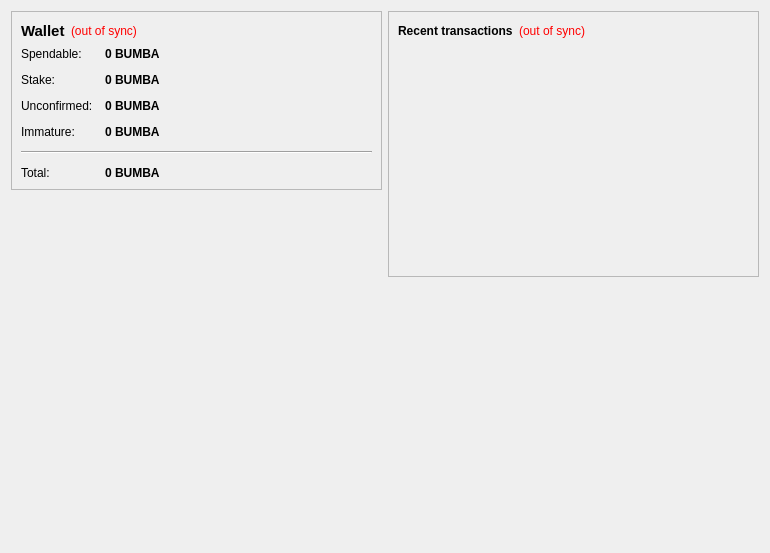
<?xml version="1.0" encoding="UTF-8"?>
<ui version="4.0">
 <class>OverviewPage</class>
 <widget class="QWidget" name="OverviewPage">
  <property name="geometry">
   <rect>
    <x>0</x>
    <y>0</y>
    <width>770</width>
    <height>553</height>
   </rect>
  </property>
  <property name="windowTitle">
   <string>Form</string>
  </property>
  <layout class="QHBoxLayout" name="horizontalLayout" stretch="1,1">
   <item>
    <layout class="QVBoxLayout" name="verticalLayout_2">
     <item>
      <widget class="QFrame" name="frame">
       <property name="frameShape">
        <enum>QFrame::StyledPanel</enum>
       </property>
       <property name="frameShadow">
        <enum>QFrame::Raised</enum>
       </property>
       <layout class="QVBoxLayout" name="verticalLayout_4">
        <item>
         <layout class="QHBoxLayout" name="horizontalLayout_4">
          <item>
           <widget class="QLabel" name="label_5">
            <property name="font">
             <font>
              <pointsize>11</pointsize>
              <weight>75</weight>
              <bold>true</bold>
             </font>
            </property>
            <property name="text">
             <string>Wallet</string>
            </property>
           </widget>
          </item>
          <item>
           <widget class="QLabel" name="labelWalletStatus">
            <property name="toolTip">
             <string>The displayed information may be out of date. Your wallet automatically synchronizes with the bumbacoin2 network after a connection is established, but this process has not completed yet.</string>
            </property>
            <property name="styleSheet">
             <string notr="true">QLabel { color: red; }</string>
            </property>
            <property name="text">
             <string notr="true">(out of sync)</string>
            </property>
            <property name="alignment">
             <set>Qt::AlignLeading|Qt::AlignLeft|Qt::AlignVCenter</set>
            </property>
           </widget>
          </item>
          <item>
           <spacer name="horizontalSpacer_2">
            <property name="orientation">
             <enum>Qt::Horizontal</enum>
            </property>
            <property name="sizeHint" stdset="0">
             <size>
              <width>40</width>
              <height>20</height>
             </size>
            </property>
           </spacer>
          </item>
         </layout>
        </item>
        <item>
         <layout class="QFormLayout" name="formLayout_2">
          <property name="fieldGrowthPolicy">
           <enum>QFormLayout::AllNonFixedFieldsGrow</enum>
          </property>
          <property name="horizontalSpacing">
           <number>12</number>
          </property>
          <property name="verticalSpacing">
           <number>12</number>
          </property>
          <item row="0" column="0">
           <widget class="QLabel" name="label">
            <property name="text">
             <string>Spendable:</string>
            </property>
           </widget>
          </item>
          <item row="0" column="1">
           <widget class="QLabel" name="labelBalance">
            <property name="font">
             <font>
              <weight>75</weight>
              <bold>true</bold>
             </font>
            </property>
            <property name="cursor">
             <cursorShape>IBeamCursor</cursorShape>
            </property>
            <property name="toolTip">
             <string>Your current spendable bumba. use it wisely</string>
            </property>
            <property name="text">
             <string notr="true">0 BUMBA</string>
            </property>
            <property name="textInteractionFlags">
             <set>Qt::LinksAccessibleByMouse|Qt::TextSelectableByKeyboard|Qt::TextSelectableByMouse</set>
            </property>
           </widget>
          </item>
          <item row="1" column="0">
           <widget class="QLabel" name="label_6">
            <property name="text">
             <string>Stake:</string>
            </property>
           </widget>
          </item>
          <item row="1" column="1">
           <widget class="QLabel" name="labelStake">
            <property name="font">
             <font>
              <weight>75</weight>
              <bold>true</bold>
             </font>
            </property>
            <property name="cursor">
             <cursorShape>IBeamCursor</cursorShape>
            </property>
            <property name="toolTip">
             <string>&lt;html&gt;&lt;head/&gt;&lt;body&gt;&lt;p&gt;Total of bumba that was staked, and do not yet count toward the current bumba&lt;/p&gt;&lt;/body&gt;&lt;/html&gt;</string>
            </property>
            <property name="text">
             <string notr="true">0 BUMBA</string>
            </property>
            <property name="textInteractionFlags">
             <set>Qt::LinksAccessibleByMouse|Qt::TextSelectableByKeyboard|Qt::TextSelectableByMouse</set>
            </property>
           </widget>
          </item>
          <item row="2" column="0">
           <widget class="QLabel" name="label_3">
            <property name="text">
             <string>Unconfirmed:</string>
            </property>
           </widget>
          </item>
          <item row="2" column="1">
           <widget class="QLabel" name="labelUnconfirmed">
            <property name="font">
             <font>
              <weight>75</weight>
              <bold>true</bold>
             </font>
            </property>
            <property name="cursor">
             <cursorShape>IBeamCursor</cursorShape>
            </property>
            <property name="toolTip">
             <string>&lt;html&gt;&lt;head/&gt;&lt;body&gt;&lt;p&gt;the bumba is coming. you must wait&lt;/p&gt;&lt;/body&gt;&lt;/html&gt;</string>
            </property>
            <property name="text">
             <string notr="true">0 BUMBA</string>
            </property>
            <property name="textInteractionFlags">
             <set>Qt::LinksAccessibleByMouse|Qt::TextSelectableByKeyboard|Qt::TextSelectableByMouse</set>
            </property>
           </widget>
          </item>
          <item row="3" column="0">
           <widget class="QLabel" name="labelImmatureText">
            <property name="text">
             <string>Immature:</string>
            </property>
           </widget>
          </item>
          <item row="3" column="1">
           <widget class="QLabel" name="labelImmature">
            <property name="font">
             <font>
              <weight>75</weight>
              <bold>true</bold>
             </font>
            </property>
            <property name="toolTip">
             <string>Mined balance that has not yet matured</string>
            </property>
            <property name="text">
             <string notr="true">0 BUMBA</string>
            </property>
            <property name="textInteractionFlags">
             <set>Qt::LinksAccessibleByMouse|Qt::TextSelectableByKeyboard|Qt::TextSelectableByMouse</set>
            </property>
           </widget>
          </item>
          <item row="4" column="0" colspan="2">
           <widget class="Line" name="line">
            <property name="orientation">
             <enum>Qt::Horizontal</enum>
            </property>
           </widget>
          </item>
          <item row="5" column="0">
           <widget class="QLabel" name="labelTotalText">
            <property name="text">
             <string>Total:</string>
            </property>
           </widget>
          </item>
          <item row="5" column="1">
           <widget class="QLabel" name="labelTotal">
            <property name="font">
             <font>
              <weight>75</weight>
              <bold>true</bold>
             </font>
            </property>
            <property name="cursor">
             <cursorShape>IBeamCursor</cursorShape>
            </property>
            <property name="toolTip">
             <string>Your current total bumba</string>
            </property>
            <property name="text">
             <string notr="true">0 BUMBA</string>
            </property>
            <property name="textInteractionFlags">
             <set>Qt::LinksAccessibleByMouse|Qt::TextSelectableByKeyboard|Qt::TextSelectableByMouse</set>
            </property>
           </widget>
          </item>
         </layout>
        </item>
       </layout>
      </widget>
     </item>
     <item>
      <spacer name="verticalSpacer">
       <property name="orientation">
        <enum>Qt::Vertical</enum>
       </property>
       <property name="sizeHint" stdset="0">
        <size>
         <width>20</width>
         <height>40</height>
        </size>
       </property>
      </spacer>
     </item>
     <item>
      <widget class="QLabel" name="label_2">
       <property name="autoFillBackground">
        <bool>true</bool>
       </property>
       <property name="text">
        <string/>
       </property>
       <property name="pixmap">
        <pixmap resource="../bitcoin.qrc">:/images/wallet</pixmap>
       </property>
       <property name="scaledContents">
        <bool>false</bool>
       </property>
       <property name="alignment">
        <set>Qt::AlignCenter</set>
       </property>
       <property name="margin">
        <number>0</number>
       </property>
      </widget>
     </item>
    </layout>
   </item>
   <item>
    <layout class="QVBoxLayout" name="verticalLayout_3">
     <item>
      <widget class="QFrame" name="frame_2">
       <property name="frameShape">
        <enum>QFrame::StyledPanel</enum>
       </property>
       <property name="frameShadow">
        <enum>QFrame::Raised</enum>
       </property>
       <layout class="QVBoxLayout" name="verticalLayout">
        <item>
         <layout class="QHBoxLayout" name="horizontalLayout_2">
          <item>
           <widget class="QLabel" name="label_4">
            <property name="text">
             <string>&lt;b&gt;Recent transactions&lt;/b&gt;</string>
            </property>
           </widget>
          </item>
          <item>
           <widget class="QLabel" name="labelTransactionsStatus">
            <property name="toolTip">
             <string>The displayed information may be out of date. Your wallet automatically synchronizes with the bumbacoin2 network after a connection is established, but this process has not completed yet.</string>
            </property>
            <property name="styleSheet">
             <string notr="true">QLabel { color: red; }</string>
            </property>
            <property name="text">
             <string notr="true">(out of sync)</string>
            </property>
            <property name="alignment">
             <set>Qt::AlignRight|Qt::AlignTrailing|Qt::AlignVCenter</set>
            </property>
           </widget>
          </item>
          <item>
           <spacer name="horizontalSpacer">
            <property name="orientation">
             <enum>Qt::Horizontal</enum>
            </property>
            <property name="sizeHint" stdset="0">
             <size>
              <width>40</width>
              <height>20</height>
             </size>
            </property>
           </spacer>
          </item>
         </layout>
        </item>
        <item>
         <widget class="QListView" name="listTransactions">
          <property name="styleSheet">
           <string notr="true">QListView { background: transparent; }</string>
          </property>
          <property name="frameShape">
           <enum>QFrame::NoFrame</enum>
          </property>
          <property name="verticalScrollBarPolicy">
           <enum>Qt::ScrollBarAlwaysOff</enum>
          </property>
          <property name="horizontalScrollBarPolicy">
           <enum>Qt::ScrollBarAlwaysOff</enum>
          </property>
          <property name="selectionMode">
           <enum>QAbstractItemView::NoSelection</enum>
          </property>
         </widget>
        </item>
       </layout>
      </widget>
     </item>
     <item>
      <spacer name="verticalSpacer_2">
       <property name="orientation">
        <enum>Qt::Vertical</enum>
       </property>
       <property name="sizeHint" stdset="0">
        <size>
         <width>20</width>
         <height>40</height>
        </size>
       </property>
      </spacer>
     </item>
    </layout>
   </item>
  </layout>
 </widget>
 <resources>
  <include location="../bitcoin.qrc"/>
 </resources>
 <connections/>
</ui>
